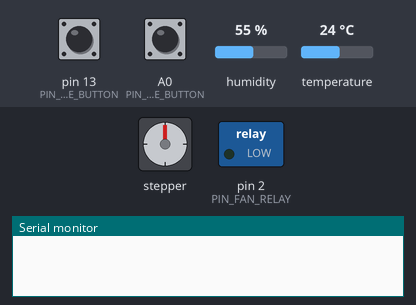
Recording of a sketch running on a simulated Arduino Uno, built with avr-gcc and run on an emulated ATmega328P. Shown: stepper motor, switched loads named in the sketch (green lamp = pin HIGH), the last lines printed to the serial monitor. Inputs (shaded band) come from the test bench; at power-on: humidity 55 %, pin 13 (PIN_SPRINKLER_MODE_BUTTON) LOW, A0 (PIN_FAN_MODE_BUTTON) LOW, temperature 24 °C. Stepper angles assume 2048 steps per turn.

Above: at 6.3 s.
6.4 s: humidity set to 41 %
10.3 s: humidity set to 38 %
At 13.11 s:
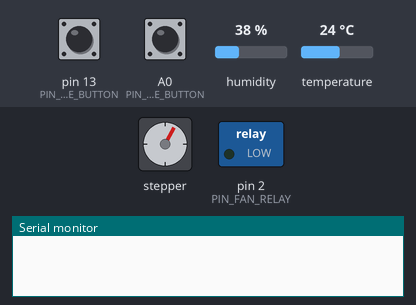
At 13.74 s:
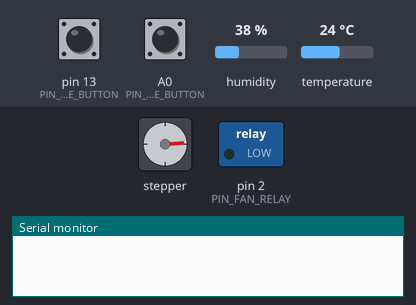
15.7 s: pin 13 (PIN_SPRINKLER_MODE_BUTTON) pulled HIGH for 3.2 s
At 18.37 s:
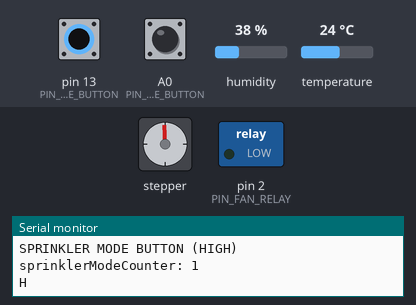
22.2 s: A0 (PIN_FAN_MODE_BUTTON) pulled HIGH for 3.2 s
Timing chart, 0 to 27.9 s (numbered marks = the images above; inputs shaded):
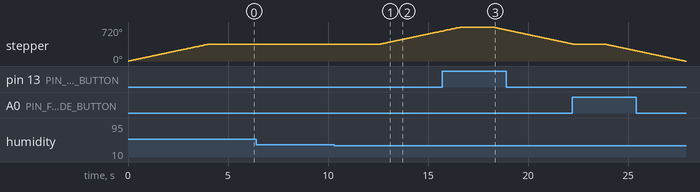

The sketch:

sketch_may9a.ino
```cpp
#include <Stepper.h>
//#include <AccelStepper.h>
#include <DHT11.h>

const bool PRINT = false;

#define PIN_SPRINKLER_MOTOR1 9   // Connected to the Blue coloured wire
#define PIN_SPRINKLER_MOTOR3 10  // Connected to the Pink coloured wire
#define PIN_SPRINKLER_MOTOR2 11  // Connected to the Yellow coloured wire
#define PIN_SPRINKLER_MOTOR4 12  // Connected to the Orange coloured wire

#define PIN_FAN_RELAY 2
#define PIN_SPRINKLER_RELAY 3
#define PIN_HEATER_RELAY 4
#define PIN_LIGHT_RELAY 5
#define PIN_HUMIDITY_SENSOR 8
#define PIN_SPRINKLER_MODE_BUTTON 13
#define PIN_FAN_MODE_BUTTON A0

const int STEPS_PER_FULL_ROTATION = 2048;  // 28BYJ-48 has 2048 steps per rotation in full step mode as given in data sheet
const int STEPS_PER_NO_ROTATION = 0;
const int STEPS_SPEED = 15;

const int HUMIDITY_SENSOR_READ_DELAY = 3000;

int sprinklerModeCounter = 0;
int sprinklerModeState = 0;
int sprinklerModeLastState = 0;

int fanModeCounter = 0;
int fanModeState = 0;
int fanModeLastState = 0;

const Stepper myStepper = Stepper(
  STEPS_PER_FULL_ROTATION,
  PIN_SPRINKLER_MOTOR1, PIN_SPRINKLER_MOTOR2, PIN_SPRINKLER_MOTOR3, PIN_SPRINKLER_MOTOR4
);
// AccelStepper stepper(
//   4 * 2,  // For the 28BYJ-48 motor
//   PIN_SPRINKLER_MOTOR1, PIN_SPRINKLER_MOTOR3, PIN_SPRINKLER_MOTOR2, PIN_SPRINKLER_MOTOR4);
DHT11 dht11(PIN_HUMIDITY_SENSOR);

unsigned long lastTime = 0;
unsigned long lastTime_DHT = 0;

void setup() {
  Serial.begin(9600);
  for (int i = 0; i < 50; i++) Serial.println();

  pinMode(PIN_SPRINKLER_MODE_BUTTON, INPUT);
  pinMode(PIN_FAN_MODE_BUTTON, INPUT);
  pinMode(PIN_HUMIDITY_SENSOR, INPUT);

  pinMode(PIN_FAN_RELAY, OUTPUT);

  myStepper.setSpeed(STEPS_SPEED);
  //stepper.setMaxSpeed(1000.0);
  //stepper.setAcceleration(600.0);
}

int temperature = 0;
int humidity = 0;
void loop() {

  if ((millis() - lastTime_DHT) >= HUMIDITY_SENSOR_READ_DELAY) {
    int humidityStatus = dht11.readTemperatureHumidity(temperature, humidity);

    if (humidityStatus == 0) {
      if (PRINT) {
        Serial.print("Temperature: ");
        Serial.print(temperature);
        Serial.print(" °C\tHumidity: ");
        Serial.print(humidity);
        Serial.println(" %");
      }
    } else {
      Serial.println(DHT11::getErrorString(humidityStatus));
    }

    lastTime_DHT = millis();
  }

  int sprinklerMode = checkSprinklerMode();
  if (PRINT) Serial.print("Sprinkler Mode: ");
  if (PRINT) Serial.println(sprinklerMode);
  int fanMode = checkFanMode();
  if (PRINT) Serial.print("Fan Mode: ");
  if (PRINT) Serial.println(fanMode);

  performFan(fanMode);
  performHeater();
  performSprinkler(sprinklerMode);
  performLighting();

  //stepper.run();
  //delay(200);
}

int checkSprinklerMode() {
  sprinklerModeState = digitalRead(PIN_SPRINKLER_MODE_BUTTON);

  if (sprinklerModeState != sprinklerModeLastState) {
    if (sprinklerModeState == HIGH) {
      sprinklerModeCounter++;

      Serial.println("SPRINKLER MODE BUTTON (HIGH)");
      Serial.print("sprinklerModeCounter: ");
      Serial.println(sprinklerModeCounter);

    } else {
      Serial.println("SPRINKLER MODE BUTTON (LOW)");
    }

    delay(20);
    sprinklerModeLastState = sprinklerModeState;
  }

  return sprinklerModeCounter % 4;
}

int checkFanMode() {
  fanModeState = digitalRead(PIN_FAN_MODE_BUTTON);

  if (fanModeState != fanModeLastState) {
    if (fanModeState == HIGH) {
      fanModeCounter++;

      Serial.println("FAN MODE BUTTON (HIGH)");
      Serial.print("fanModeCounter: ");
      Serial.println(fanModeCounter);

    } else {
      Serial.println("FAN MODE BUTTON (LOW)");
    }

    delay(20);
    fanModeLastState = fanModeState;
  }

  return fanModeCounter % 2;
}

void performFan(int fanMode) {  // And temperature
}

void performHeater() {  // And temperature
}

bool sprinkleDanceDirectionToggle = true;
void performSprinkler(int sprinkerMode) {  // And humidity
  const int HUMIDITY_THRESHOLD = 40;

  if (true) {
  // if (stepper.distanceToGo() == 0) {

    if (humidity < HUMIDITY_THRESHOLD) {
      if (PRINT) Serial.println("Humidity LOW (TURN ON)");

      switch (sprinkerMode) {
        case 0:
          // Rotate fully clockwise
          myStepper.step(STEPS_PER_FULL_ROTATION);
          delay(1000);
          //stepper.move(STEPS_PER_FULL_ROTATION);
          break;
        case 1:
          // myStepper.step(STEPS_PER_FULL_ROTATION);
          // delay(1000);  // Delay between rotations
          Serial.println("H");
          // For Rotation in opposite direction provide the variable to the parameter with negative Sign CCW
          myStepper.step(-STEPS_PER_FULL_ROTATION);
          delay(1000);
          // Rotate fully CW and then fully CCW
          // if (sprinkleDanceDirectionToggle) {
          //   stepper.move(STEPS_PER_FULL_ROTATION);
          // } else {
          //   stepper.move(-STEPS_PER_FULL_ROTATION);
          // }
          // sprinkleDanceDirectionToggle = !sprinkleDanceDirectionToggle;  // Flip for next time
          break;
        case 2:
          // Rotate choppy clockwise
          myStepper.step(STEPS_PER_FULL_ROTATION * 0.83);
          //stepper.move(STEPS_PER_FULL_ROTATION / 6);
          break;
        case 3:
          if (PRINT) Serial.println("Humidity LOW (TURN OFF anyway)");
          myStepper.step(STEPS_PER_NO_ROTATION);
          //stepper.stop();
          break;
        default: //When yo don't know what to do
          if (PRINT) Serial.println("Humidity LOW (TURN OFF anyway)");
          myStepper.step(STEPS_PER_NO_ROTATION);
          //stepper.stop();
          break;
      }
    } else {
      if (PRINT) Serial.println("Humidity HIGH (TURN OFF)");
      myStepper.step(STEPS_PER_NO_ROTATION);
      //stepper.stop();
    }

  }
}

void performLighting() {
}
```

Measured:
- the behaviour switches between 40 and 39 % on humidity (found by bisection; images 0 and 1)
- after the input at 6.4 s, every drawn part: stays the same
- after the input at 10.3 s, stepper: keeps turning clockwise at about 90°/s, starting after 2.3 s
- by itself, stepper: turns 360° clockwise in 4.0 s
